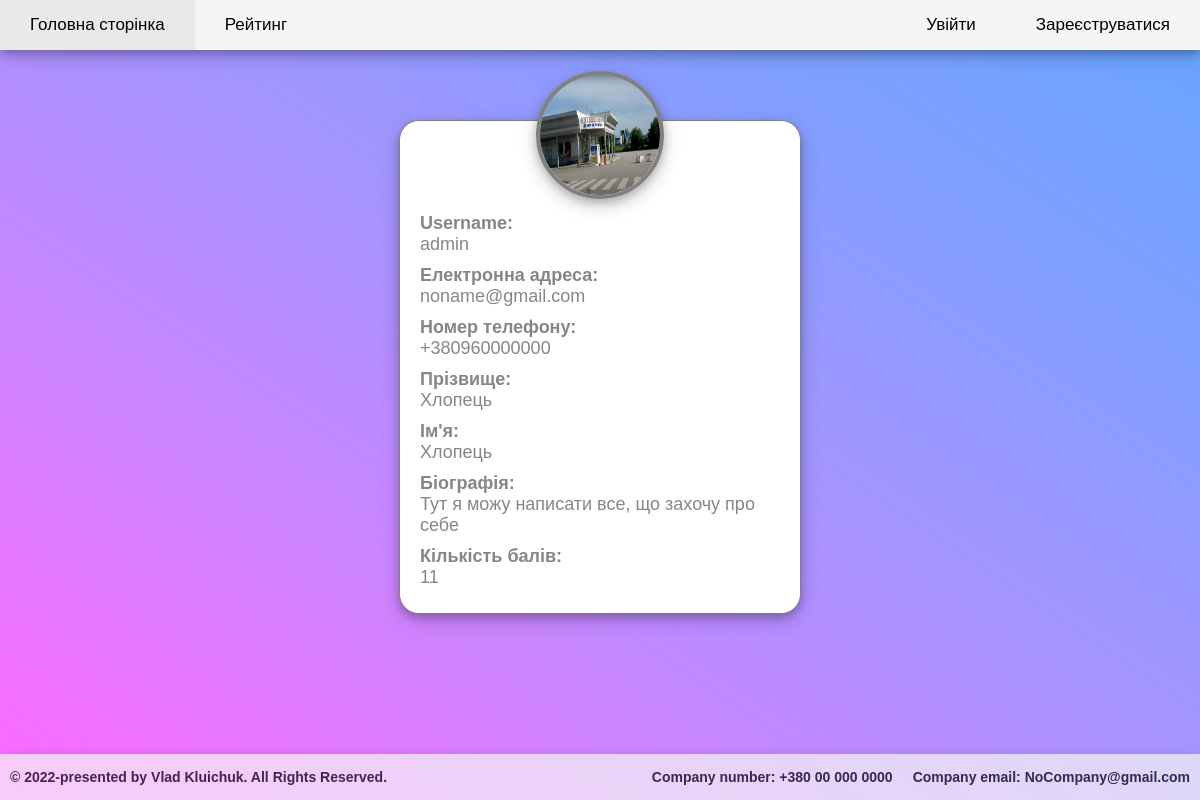
The app's page /admin-krasava/check/ with its own data.
### task/models.py (models this page shows, shortened)
class CustomUser(AbstractUser):
    phone_regex = RegexValidator(regex=r'^\+?1?\d{9,15}$', message="False number. Example: +380000000000")
    phone = models.CharField(validators=[phone_regex], blank=True, max_length=15)
    score = models.IntegerField(default=0)
    bio = models.TextField(blank=True)
    photo = models.ImageField(upload_to='UserIcon/%Y/%m/%d', blank=True)
    slug = models.SlugField(blank=True)

### task/views.py (the view)
# urls.py: path('<slug:slug>/check/', CheckSomebodyProfile.as_view(), name='check_somebody'),
class CheckSomebodyProfile(DetailView):
    template_name = "task/CheckSomebodyProfile.html"
    model = CustomUser
    context_object_name = 'profile'

### task/templates/task/CheckSomebodyProfile.html
{% extends 'base.html' %}
{% block main %}
<div class="profile-container" style="padding-bottom: 25px;">
    {% include 'include/_check_your_somebody_profiles.html' %}
    <div class="score">
        <strong>Кількість балів:</strong> <br>{{ profile.score }}
    </div>
</div>
{% include "include/_footer.html" %}
{% endblock %}

### templates/base.html (shortened to what this page needs)
<!doctype html>
{% load static %}
<html lang="en">
<head>
    <link href="{% static 'todo/css/main.css' %}" rel="stylesheet">
</head>
<body>
{% block header %}
<div class="header">
    <div class="nav-first-part">
        <a href="{% url 'main_page' %}">Головна сторінка</a>
        <a href="{% url 'rating' %}">Рейтинг</a>
    </div>
    <div class="nav-second-part">
        {% if request.user.is_authenticated %}
        <div class="user-profile">
            <a class="user-info" href="{% url 'check' request.user.slug %}">{{ request.user }}</a>
            <div class="user-content">
                <a href="{% url 'check' request.user.slug %}">Переглянути</a>
                <a href="{% url 'edit' request.user.slug %}">Редагувати</a>
                <a href="{% url 'logout' %}">Вийти</a>
            </div>
        </div>
        {% else %}
        <a href="{% url 'login' %}">Увійти</a>
        {% endif %}
        <a href="{% url 'registration' %}">Зареєструватися</a>
    </div>
</div>
{% endblock %}
{% block main %}
{% endblock %}
</body>
</html>

### templates/include/_check_your_somebody_profiles.html
{% if profile.photo %}
<div class="photo"><img width="120px" height="120px" src="{{ profile.photo.url }}"></div>
{% else %}
<div class="photo">
    <img width="100px" height="100px"
         src="https://cdn.pixabay.com/photo/2015/10/05/22/37/blank-profile-picture-973460_1280.png">
</div>
{% endif %}
<div class="profile-info">
    <div class="username"><strong>Username:</strong> <br>{{ profile.username }}</div>
    <div class="email"><strong>Електронна адреса:</strong>
        <br>
        {% if profile.email %}
        {{ profile.email }}
        {% else %}
        <div style="color: gray;">Адресу не вказано</div>
        {% endif %}
    </div>
    <div class="phone"><strong>Номер телефону:</strong>
        {% if profile.phone %}
        <br>{{ profile.phone }}
        {% else %}
        <div style="color: gray;">Номер телефону не вказано</div>
        {% endif %}
    </div>
</div>
<div class="fl_names">
    <div class="surname"><strong>Прізвище:</strong>
        {% if profile.last_name %}
        <br>{{ profile.last_name }}
        {% else %}
        <div style="color: gray;">Прізвище не вказане</div>
        {% endif %}
    </div>
    <div class="name"><strong>Ім'я:</strong>
        {% if profile.first_name %}
        <br>{{ profile.first_name }}
        {% else %}
        <div style="color: gray;">Ім'я не вказане</div>
        {% endif %}
    </div>
</div>
<div class="bio">
    <strong>Біографія:</strong>
    {% if profile.bio %}
    <br>{{ profile.bio }}
    {% else %}
    <div style="color: gray;">Біографія не вказана</div>
    {% endif %}
</div>

### templates/include/_footer.html (shortened to what this page needs)
<div class="footer">
    <div class="footer-container">
        <div>© 2022-presented by Vlad Kluichuk. All Rights Reserved.</div>
        <div class="part">
            <div>Company number: +380 00 000 0000</div>
            <div>Company email: NoCompany@gmail.com</div>
        </div>
    </div>
</div>

### todo/static/todo/css/main.css (style rules this page uses)
html { height: 100%; }
body { height: 100%; margin: 0; background-repeat: no-repeat; background-attachment: fixed; background-image: linear-gradient(to left bottom, #66a5ff, #849eff, #ab92ff, #d581ff, #ff69ff); font-family: "Gill Sans", sans-serif; }
.header { display: flex; flex-direction: row; background-color: #f5f5f5; box-shadow: 0 4px 8px 0 rgba(0, 0, 0, 0.2), 0 6px 20px 0 rgba(0, 0, 0, 0.19); }
.nav-first-part, .nav-second-part { flex: 1; }
.nav-first-part { display: flex; flex-direction: row; }
.nav-second-part { display: flex; flex-direction: row; justify-content: flex-end; }
.nav-first-part>a, .nav-second-part>a, .user-info { padding: 15px 30px 15px 30px; font-size: 17px; text-decoration: none; color: black; }
.profile-container { width: 400px; display: flex; flex-direction: column; gap: 10px; background-color: white; box-shadow: 0 4px 8px 0 rgba(0, 0, 0, 0.2), 0 6px 20px 0 rgba(0, 0, 0, 0.19); margin: 70px auto 0 auto; border: 1px solid gray; border-radius: 20px; }
.profile-info, .fl_names { display: flex; flex-direction: column; }
.bio, .score, .profile-info, .fl_names { padding: 0 20px 0 20px; font-size: 18px; color: rgb(134, 134, 134); gap: 10px; }
.photo { margin: -50px auto 0 auto; }
.photo img { border-radius: 100%; border: 4px solid gray; box-shadow: 0 4px 8px 0 rgba(0, 0, 0, 0.2), 0 6px 20px 0 rgba(0, 0, 0, 0.19); }
.footer { flex: 1; display: flex; flex-direction: column; justify-content: flex-end; }
.footer-container { background-color: #f5f5f5; padding: 15px 10px 15px 10px; display: flex; flex-direction: row; box-shadow: 0 4px 8px 0 rgba(0, 0, 0, 0.2), 0 6px 20px 0 rgba(0, 0, 0, 0.19); margin-top: 30px; opacity: 0.7; }
.footer-container>div { font-size: 14px; color: black; font-weight: bold; flex: 1; }
.part { display: flex; flex-direction: row; gap: 20px; justify-content: flex-end; }

### templates/include/_footer.html (style rules this page uses)
body { display: flex; flex-direction: column; }

### records on screen
CustomUser: photo (picture), username "admin", email "noname@gmail.com", phone "+380960000000", last_name "Хлопець", first_name "Хлопець", bio "Тут я можу написати все, що захочу про себе", score "11"
